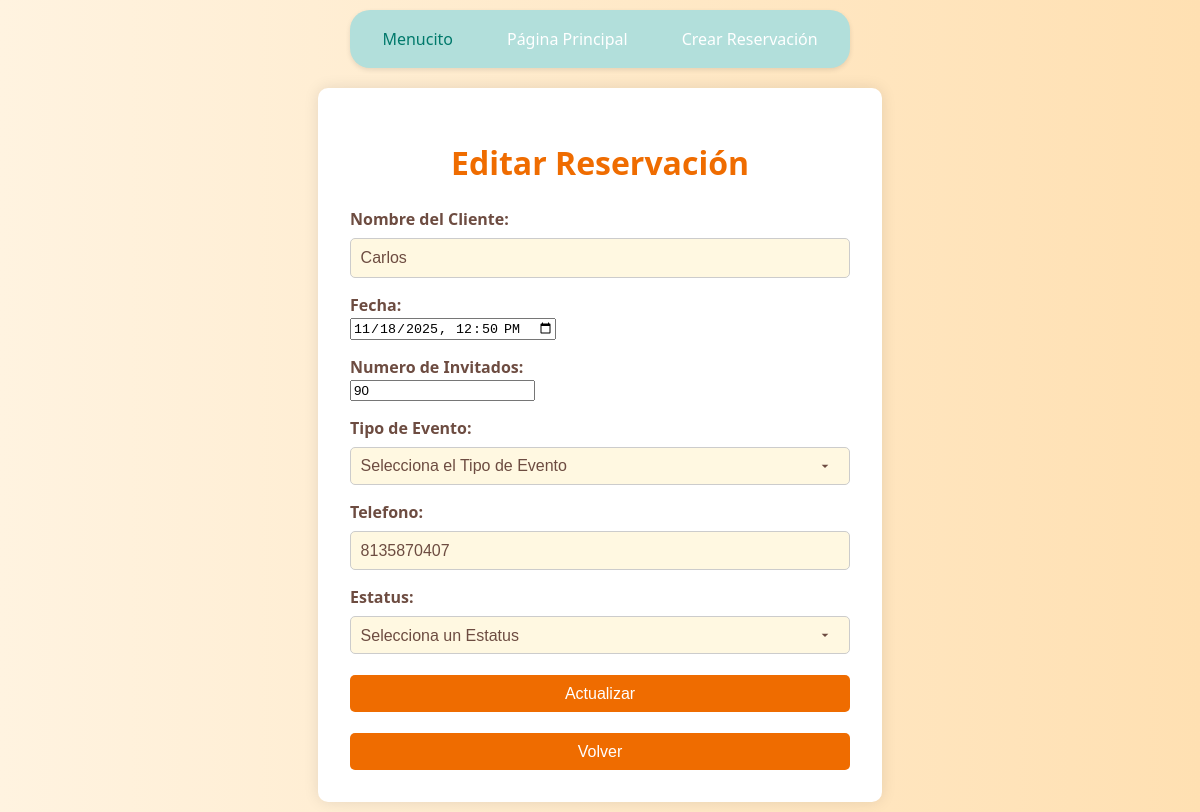
Before: /editar/2/ with the older database file.
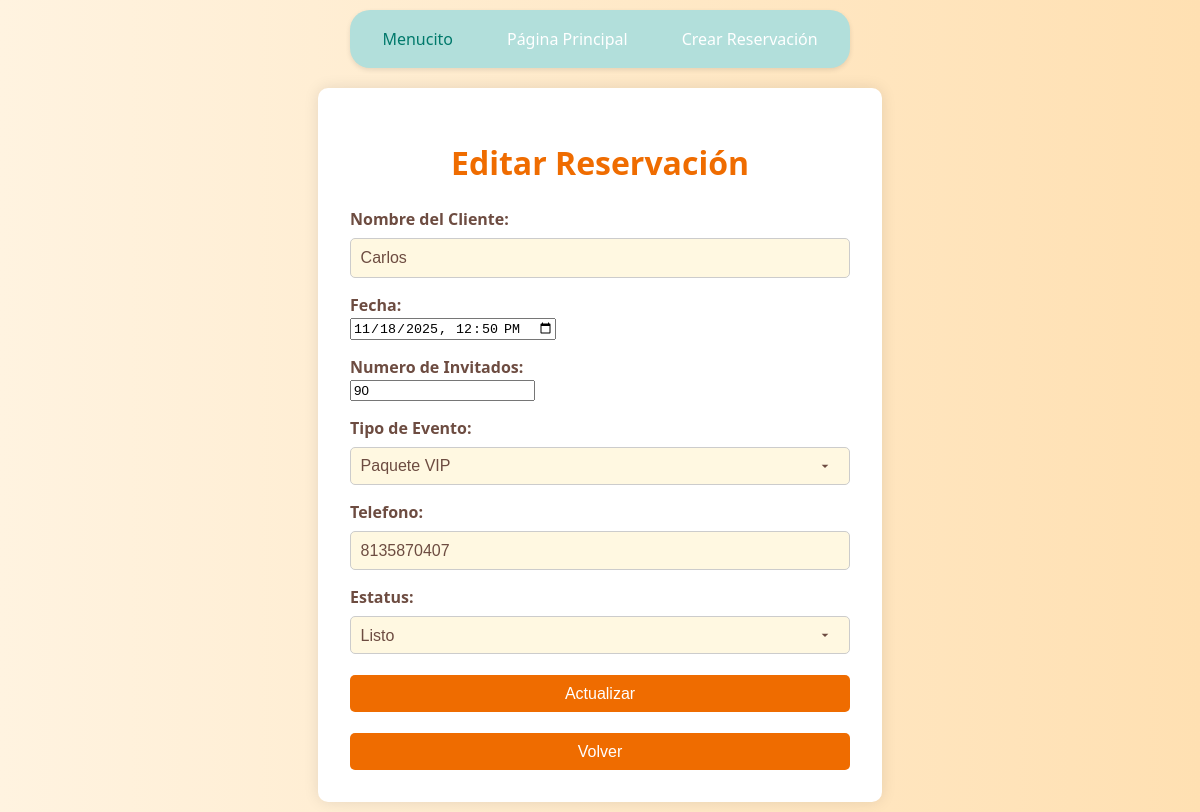
After: the same page with the newer database file.
### app/models.py (models this page shows, shortened)
class RESERVACION(models.Model):
    nombre_cliente = models.CharField(max_length=100)
    fecha_evento = models.DateTimeField()
    num_invitados = models.IntegerField()
    tipo_evento = models.CharField(max_length=50)
    telefono_contacto = models.CharField(max_length=15)
    estatus = models.CharField(max_length=20, default='Pendiente')

### app/views.py (the view, shortened to what this page needs)
# urls.py: path('editar/<int:id>/', views.editar_reservacion, name='editar'),
def editar_reservacion(request, id):
    reservacion = get_object_or_404(RESERVACION, id=id)
    return render(request, 'editar.html', {'reservacion': reservacion})

### app/templates/editar.html (shortened to what this page needs)
{% load static %}
<!DOCTYPE html>
<html lang="es">
<head>
    <link rel="stylesheet" href="{% static 'css/style2.css' %}">
</head>
<body>
    {% include 'menu.html' %}
    <div class="form-container">
        <h1>Editar Reservación</h1>
        <form method="post">
            <label for="txtNombre_Cliente">Nombre del Cliente:</label>
            <input type="text" id="txtNombre_Cliente" name="txtNombre_Cliente" value="{{reservacion.nombre_cliente}}" required pattern="[A-Za-z\s]+">
            <label for="txtFecha">Fecha:</label>
            <input type="datetime-local" id="txtFecha" name="txtFecha" value="{{reservacion.fecha_evento|date:'Y-m-d'}}T{{reservacion.fecha_evento|time:'H:i'}}" required>
            <label for="txtNum_Inv">Numero de Invitados:</label>
            <input type="number" id="txtNum_Inv" name="txtNum_Inv" value="{{reservacion.num_invitados}}" required pattern="[0-9]+ o \d+">
            <label for="ddlTipo_Evento">Tipo de Evento:</label>
            <select name="ddlTipo_Evento" required>
                <option value="">Selecciona el Tipo de Evento</option>
                <option value="Paquete VIP" {% if reservacion.tipo_evento == "Paquete VIP" %}selected{% endif %}>Paquete VIP</option>
            </select><br>
            <label for="txtTelefono_Contacto">Telefono:</label>
            <input type="text" id="txtTelefono_Contacto" name="txtTelefono_Contacto" value="{{reservacion.telefono_contacto}}" required pattern="^\d{10}$">
            <label for="ddlestatus">Estatus:</label>
            <select name="ddlestatus" required>
                <option value="">Selecciona un Estatus</option>
                <option value="Listo" {% if reservacion.estatus == "Listo" %}selected{% endif %}>Listo</option>
            </select><br>
            <button type="submit">Actualizar</button>
            <button><a href="{% url 'listar' %}" class="btn">Volver</a></button>
        </form>
    </div>
</body>
</html>

Changed rows visible on the page:
changed RESERVACION "Carlos": ddlTipo_Evento (not shown) → "Paquete VIP"; ddlestatus (not shown) → "Listo"
Other visible differences:
form field ddlTipo_Evento: "Selecciona el Tipo de Evento" → (not shown)
form field ddlestatus: "Selecciona un Estatus" → (not shown)
